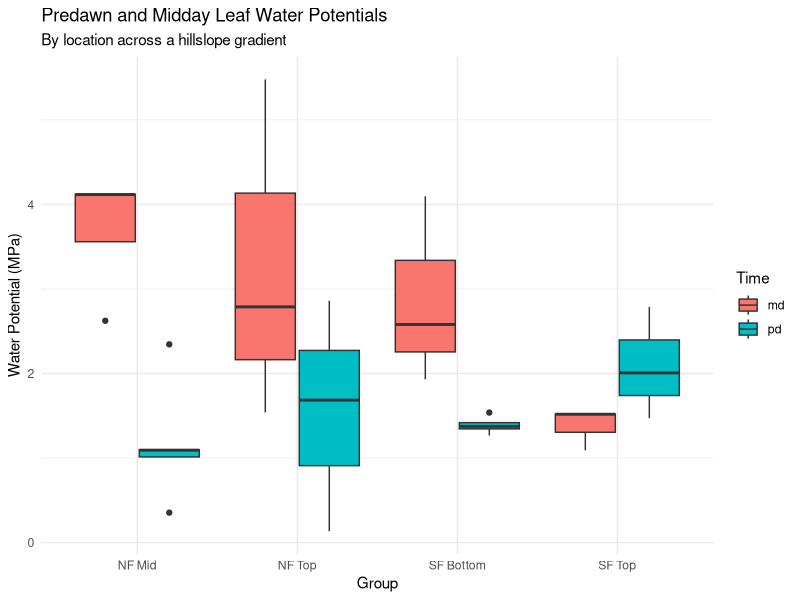
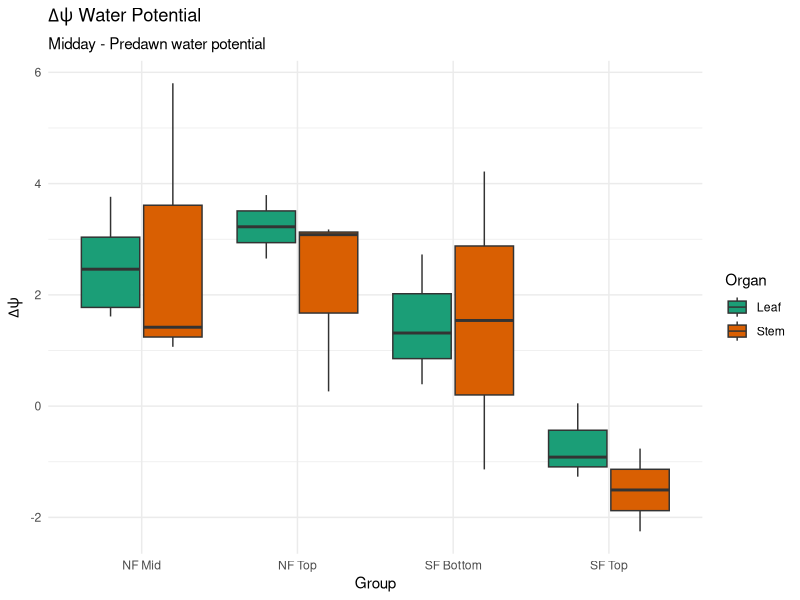
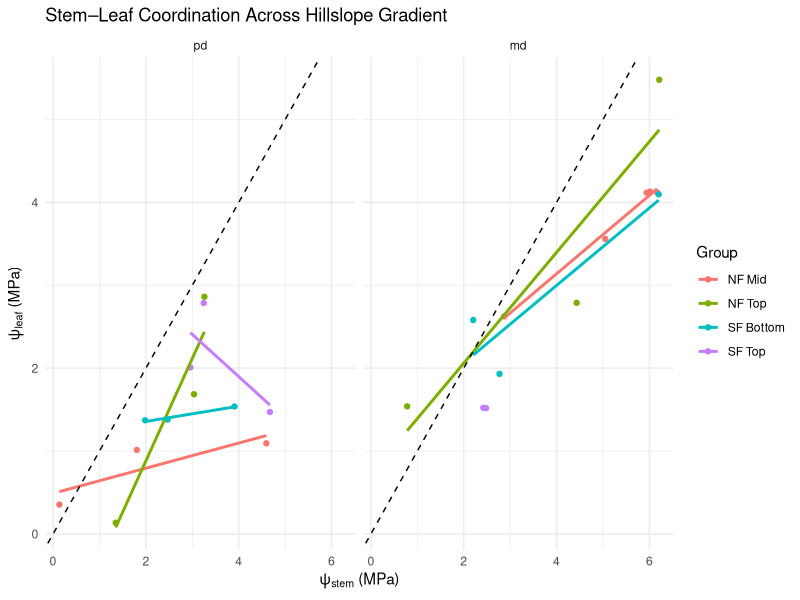

The R source for these figures, in order:
# Load libraries

library(tidyr)
library(dplyr)
library(ggplot2)
library(lubridate)
library(zoo)

# Set working directory
setwd("~/Desktop/GitHub/dangermond_field/pressure_bomb")

# Read in data
psi_data <- read.csv("20250812_psi.csv")

# Group tree by location and split into leaf and stem

psi_data <- psi_data %>%
  mutate(Group = case_when(
    N.S == "SF" & Location == "Top"    ~ "SF Top",
    N.S == "SF" & Location == "Bottom" ~ "SF Bottom",
    N.S == "NF" & Location == "Top"    ~ "NF Top",
    N.S == "NF" & Location == "Mid"    ~ "NF Mid",
    TRUE ~ NA_character_
  ))

summary <- psi_data %>%
  group_by(Group, Time) %>%
  summarise(
    mean_psi = mean(Water.pot, na.rm = TRUE),
    sd_psi   = sd(Water.pot, na.rm = TRUE),
    se_psi   = sd_psi / sqrt(n()),
    n        = n()
  )

# Box plot

ggplot(
  psi_data %>% filter(Organ == "Leaf"),
  aes(x = factor(Group), y = Water.pot, fill = Time)
) +
  geom_boxplot(position = position_dodge(width = 0.8)) +
 # scale_fill_manual(
  #  values = c("Leaf" = "#1b9e77", "Stem" = "#d95f02")  
  #) +
  labs(
    x = "Group",
    y = "Water Potential (MPa)",
    fill = "Time",
    title = "Predawn and Midday Leaf Water Potentials",
    subtitle = "By location across a hillslope gradient"
  ) +
  theme_minimal()

# Difference between pd and md

delta_psi_time <- psi_data %>%
  pivot_wider(names_from = Time, values_from = Water.pot) %>%
  mutate(delta_psi = md - pd)

delta_psi_organ <- psi_data %>%
  pivot_wider(names_from = Organ, values_from = Water.pot) %>%
  mutate(delta_psi = Stem - Leaf)

ggplot(delta_psi_time, aes(x = factor(Group), y = delta_psi, fill = Organ)) +
  geom_boxplot(position = position_dodge(width = 0.8)) +
  scale_fill_manual(
    values = c("Leaf" = "#1b9e77", "Stem" = "#d95f02")  
  ) +
  labs(
    x = "Group",
    y = expression(Delta*psi),
    fill = "Organ",
    title = expression(Delta*psi~"Water Potential"),,
    subtitle = "Midday - Predawn water potential"
  ) +
  theme_minimal()
  

psi_wide <- psi_data %>%
  mutate(Time = factor(Time, levels = c("pd", "md"))) %>%
  pivot_wider(
    names_from = Organ,
    values_from = Water.pot
  )

ggplot(psi_wide, aes(x = Stem, y = Leaf, color = Group)) +
  geom_point() +
  geom_smooth(method = "lm", se = FALSE) +
  facet_wrap(~ Time) +
  geom_abline(intercept = 0, slope = 1, linetype = "dashed", color = "black") +
  labs(
    x = expression(psi[stem]~"(MPa)"),
    y = expression(psi[leaf]~"(MPa)"),
    title = "Stem–Leaf Coordination Across Hillslope Gradient"
  ) +
  theme_minimal()

